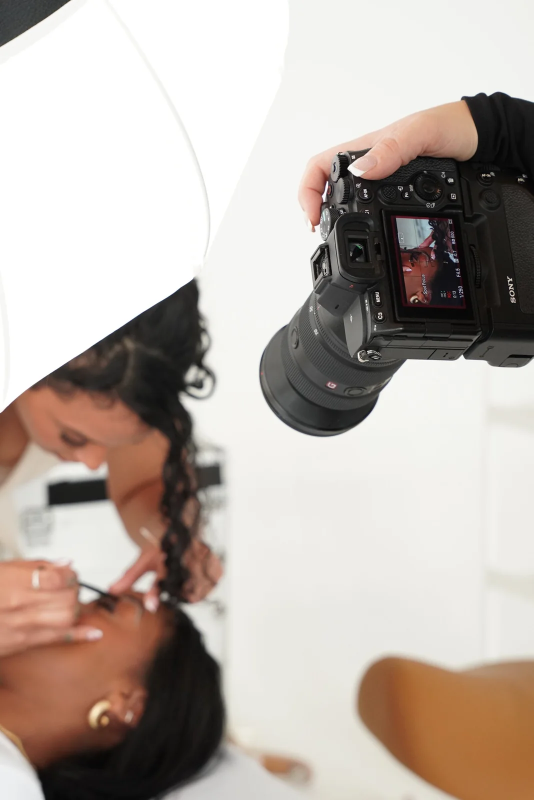
#> input picture assets/behind-the-lens.webp, 1067 x 1600 px, found by its file name (shown at 1/2 size); its folder holds only this picture in this run
$ python inspect_assets.py
#> lines starting #> are read from the running program, lines starting #| are printed output that depends on the picture
import os
from PIL import Image

def analyze_img(path):
#> called with path = 'assets/behind-the-lens.webp'
    try:
        with Image.open(path) as img:
#> img is the input picture: PIL image 1067x1600 RGB; mean R, G, B 185.2, 174.6, 167.2
            w, h = img.size
#> w = 1067; h = 1600
            mode = img.mode
#> mode = 'RGB'
            img_rgb = img.convert('RGB')
            # sample colors
            small = img_rgb.resize((50, 50))
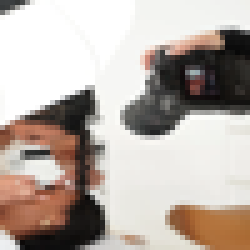
#> small: PIL image 50x50 RGB (shown 5 times larger); mean R, G, B 185.2, 174.6, 167.2
            pixels = list(small.getdata())
#> pixels = 2500 items, first 6: (61, 64, 65), (62, 65, 66), (58, 62, 63), (53, 56, 55), (72, 74, 72), (148, 148, 145)
            r_avg = sum(p[0] for p in pixels) / len(pixels)
#> r_avg = 185.2
            g_avg = sum(p[1] for p in pixels) / len(pixels)
#> g_avg = 174.6
            b_avg = sum(p[2] for p in pixels) / len(pixels)
#> b_avg = 167.2
            brightness = (r_avg * 299 + g_avg * 587 + b_avg * 114) / 1000
#> brightness = 176.9
            return (w, h, round(r_avg), round(g_avg), round(b_avg), round(brightness))
    except Exception as e:
        return str(e)

for folder in ['assets', 'assets/about', 'assets/lucci', 'assets/archive', 'assets/services']:
    if os.path.exists(folder):
        print(f"\n--- {folder} ---")
        for f in os.listdir(folder):
            if f.lower().endswith(('.jpg', '.jpeg', '.png', '.webp')):
                full_path = os.path.join(folder, f)
                res = analyze_img(full_path)
#> res = (1067, 1600, 185, 175, 167, 177)
                print(f"{f:35} {str(res)}")
#| behind-the-lens.webp                (1067, 1600, 185, 175, 167, 177)
